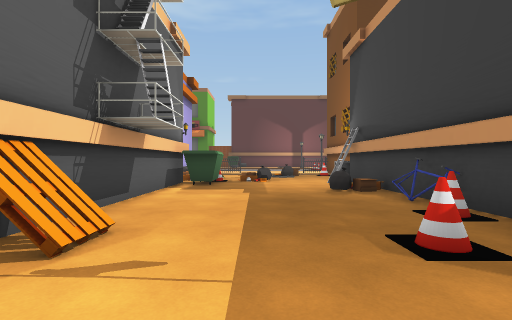
View 1 (above)

16 first-person views from a walk through a Unity game level. The camera is 1.4 m above the floor, looks level and sees 85° across. The floor is counted in squares, 2 m on a side. Each view is taken from the middle of a square. On the plan, view 1 faces up. The plan holds only what a view shows up to about 9 squares ahead; the rest is blank. The place goes on beyond the plan. The player character is not drawn. Some animated figures are not drawn.

View 2
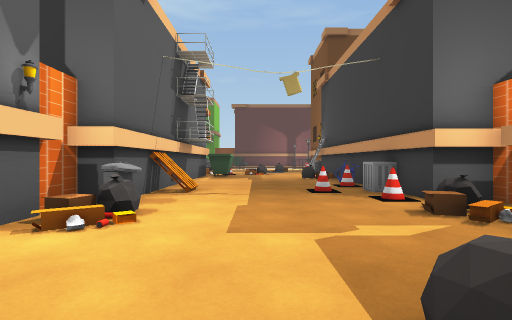

View 3
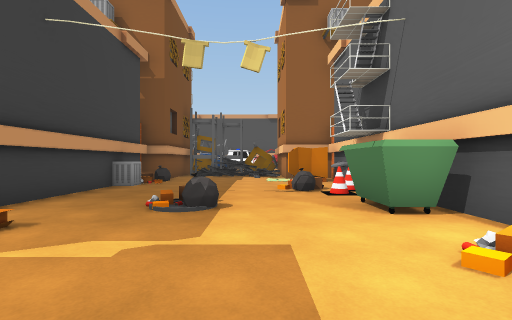

View 4
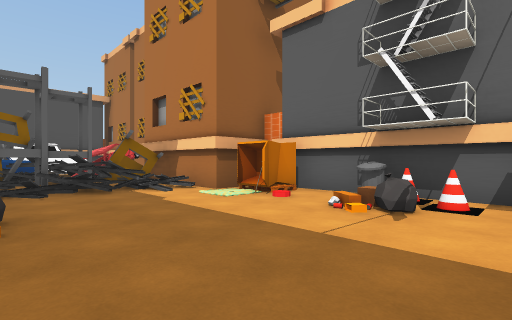

View 5
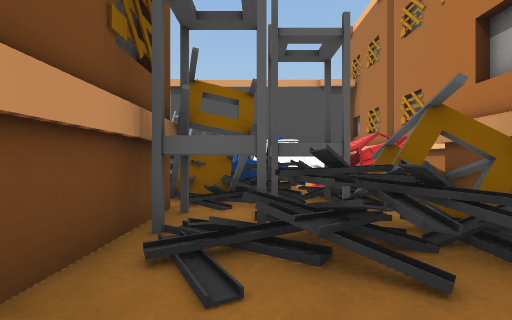

View 6
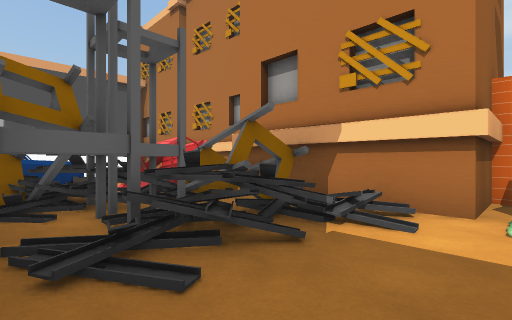

View 7
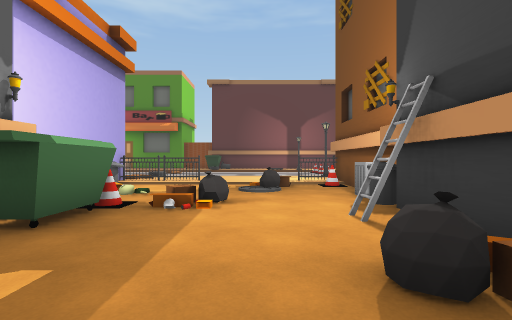

View 8
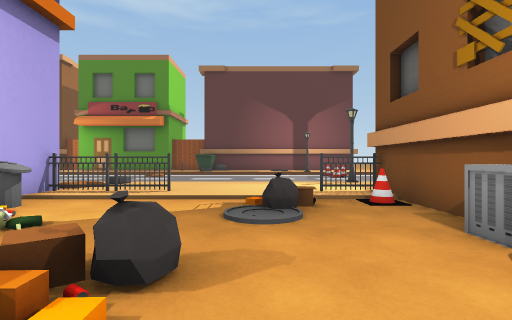

View 9
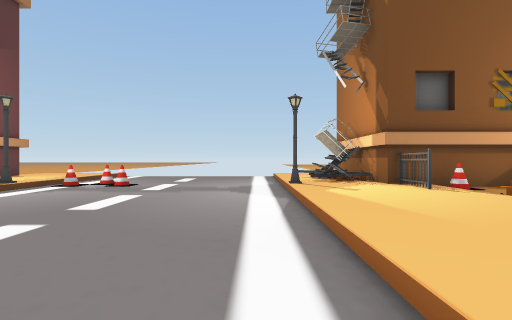

View 10
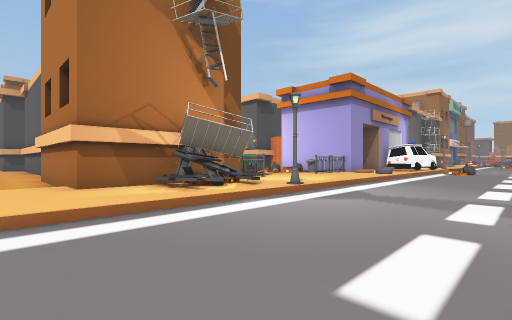

View 11
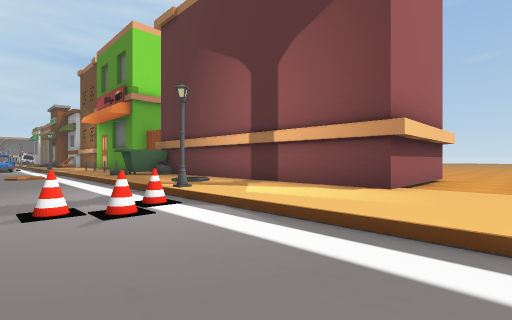

View 12
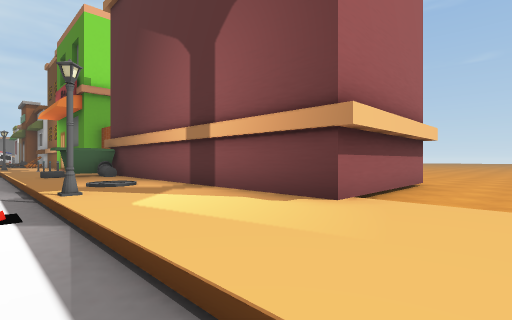

View 13
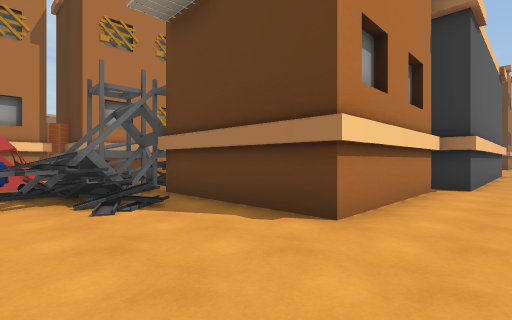

View 14
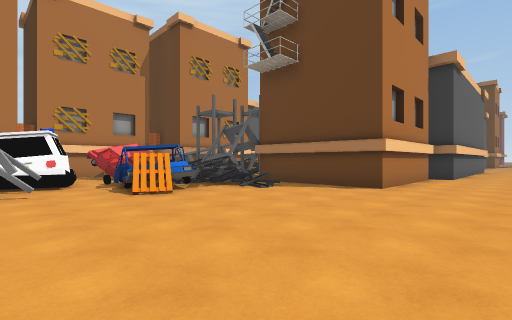

View 15
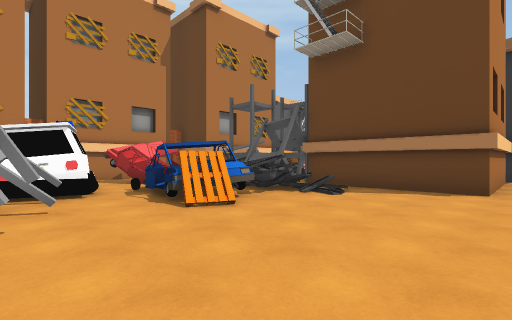

View 16
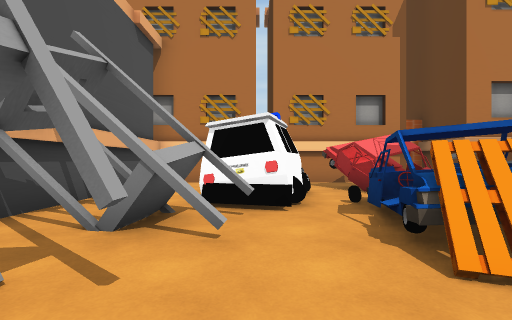

### Floor plan
Key: @ floor where view 1 was taken; # wall or solid block; . main floor; : floor 0.25 m higher than the main floor; - floor 0.25 m lower than the main floor; + floor 0.75 m higher than the main floor; * floor 1.25 m higher than the main floor; / step, stairs or slope; v drop or lower ground; U dumpster; B building; I bicycle; C cone; N bin; A box; R rack; E car; F fence; S streetlight; P pallet; O other object.
Columns run from 5 left of view 1 to 10 right of it. Each row starts with its distance up from view 1.
 28             B..
 27             B..
 26      BBBBBBBB//
 25    O ::::::::::
 24    O:::::::::::
 23    ::::::S:::::
 22     ------C----
 21     ------C----
 20      ----------
 19    ------------
 18    ------------
 17   -------------
 16    ::::::S:::::
 15    :::::::OO:::
 14  B/FF:::FBBBB::
 13   B/////CB  B//
 12   N...O/.B  B..
 11   B/.....B  B..
 10   B .O..NB  B.
  9    UC...N
  8    UU...B
  7   B.....B
  6   B....OB
  5   B.....I
  4   B.....I
  3   B....CB
  2   B*..C.B
  1   B....CBB
  0   #O.@..O
 -1   BN....O
 -2   B......
 -3   BU..O..B
 -4   B......B   B
 -5   BCO....B   B
 -6   BN/....B   B
 -7   BC.....B   B.
 -8   BAA...O#  BB.
 -9   #A.....   B..
-10 BBBB.O...B  B..
-11     B+OO.B  B...
-12     BOvRR   B...
-13     BORRRBBBB...
-14   #BBORROOO.....
-15   B.OOOOOO......
-16   BOOOOOOO......
-17   B.OOOOOP......
-18   B  E..........
-19       ##........
-20   B    EO.O.....
-21   B    OO.O

Where each view was taken, in squares from view 1:
view 1: 0 up, 0 right, facing up
view 2: 4 down, 0 right, facing up
view 3: 1 up, 0 right, facing down
view 4: 4 down, 3 right, facing down-left
view 5: 9 down, 2 right, facing down
view 6: 9 down, 3 right, facing down-left
view 7: 5 up, 1 right, facing up
view 8: 8 up, 1 right, facing up
view 9: 17 up, 3 left, facing right
view 10: 20 up, 9 right, facing down-left
view 11: 20 up, 9 right, facing up-left
view 12: 22 up, 9 right, facing up-left
view 13: 16 down, 9 right, facing up-left
view 14: 20 down, 10 right, facing up-left
view 15: 20 down, 8 right, facing up-left
view 16: 19 down, 6 right, facing left
